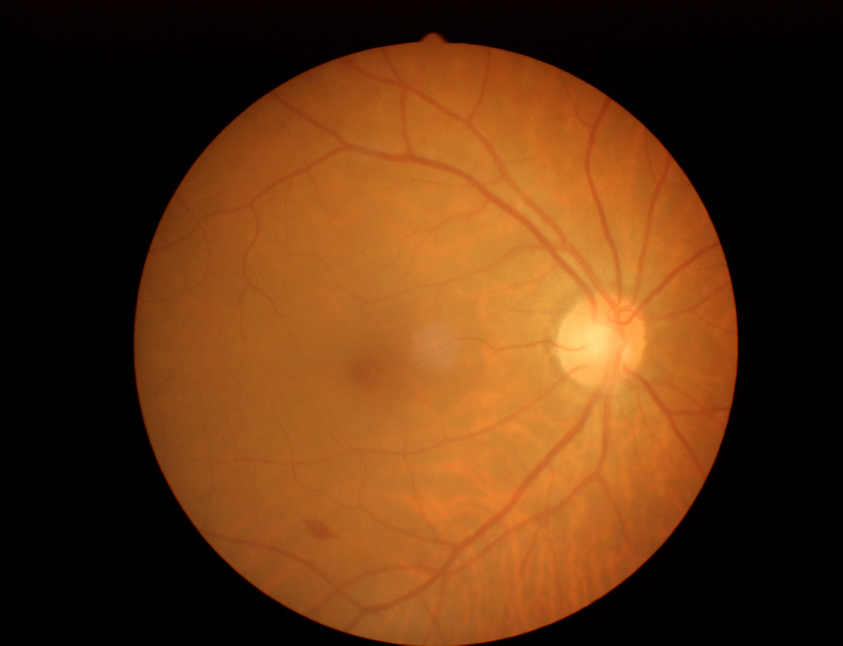
#> input picture RAW_FUNDUS_INPUT/267_001.jpg, 2528 x 1936 px (shown at 1/3 size); its folder holds only this picture in this run
$ jupyter execute 'Blood extraction2v.ipynb'
#> lines starting #> are read from the running program, lines starting #| are printed output that depends on the picture; after the words box and inside, x2 and y2 are one past the last pixel; in counts of white or black regions, pixels touching at a corner belong together
#> further down, c is the input picture: shape (1936, 2528, 3); mean B, G, R 18.9, 53, 96.4
[cell 1]
import cv2
import numpy as np
import os
import csv
import matplotlib.pyplot as plt

def extract_bv(img):
    b,g,r = cv2.split(img)
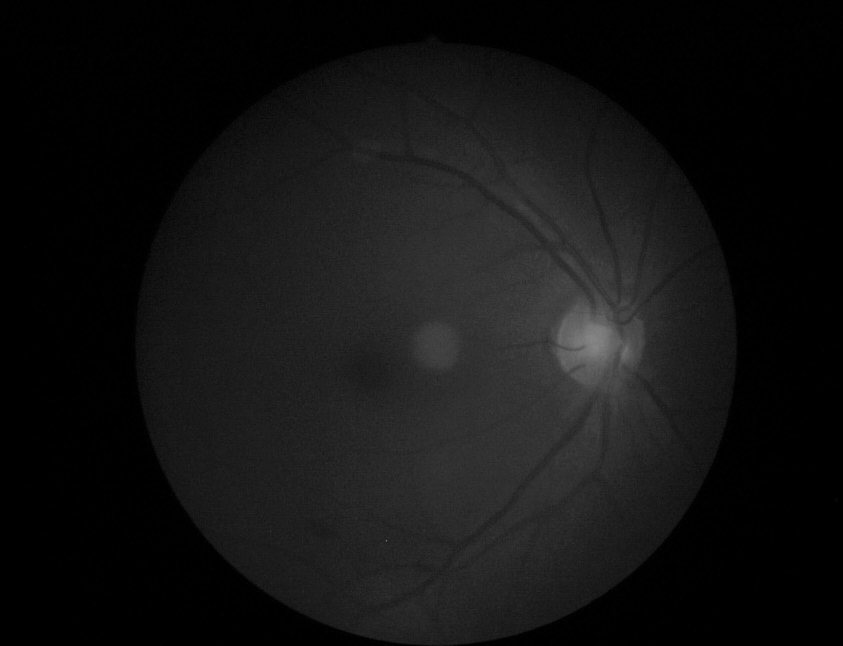
#> b: shape (1936, 2528) (shown at 1/3 size); min 0, max 177, mean 18.9
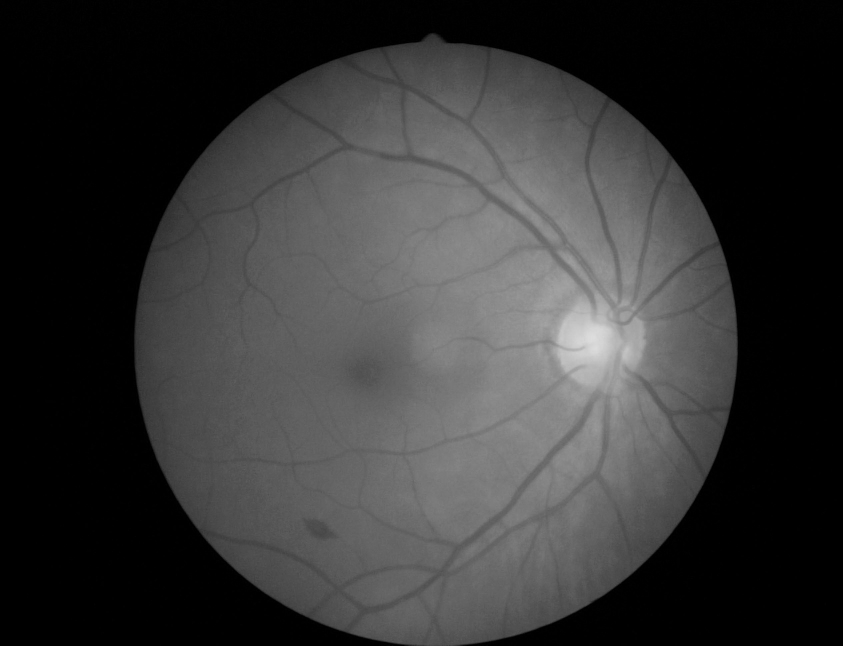
#> g: shape (1936, 2528) (shown at 1/3 size); min 0, max 223, mean 53
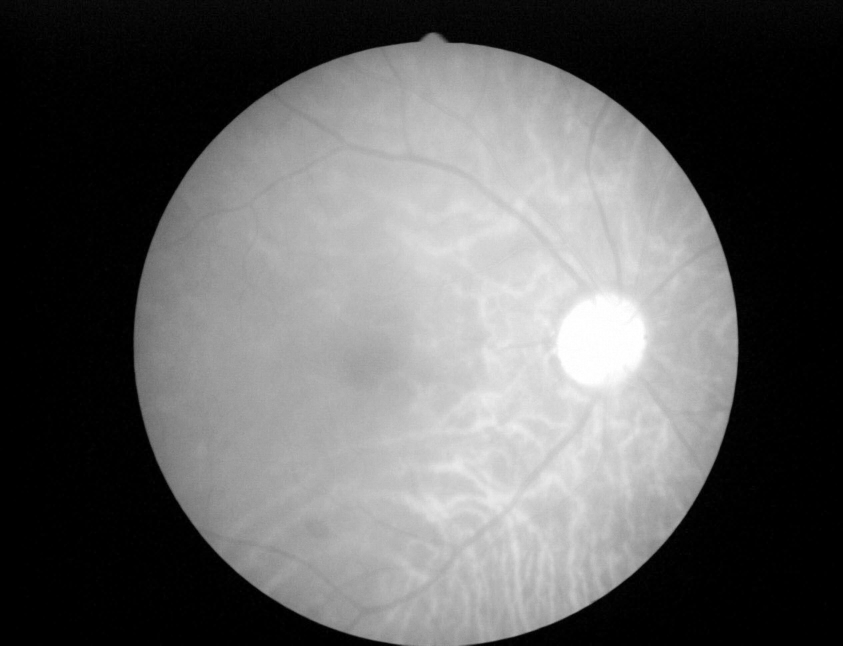
#> r: shape (1936, 2528) (shown at 1/3 size); min 0, max 255, mean 96.4
    clahe = cv2.createCLAHE(clipLimit=2.0, tileGridSize=(8,8))
    contrast_enhanced_green_fundus = clahe.apply(g)
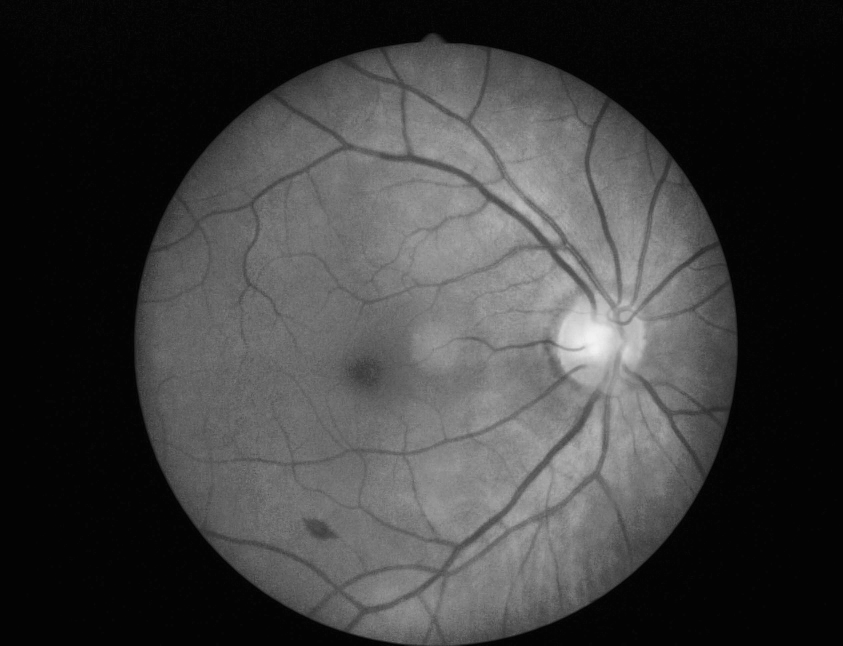
#> contrast_enhanced_green_fundus: shape (1936, 2528) (shown at 1/3 size); min 2, max 243, mean 60.9

 # applying alternate sequential filtering (3 times closing opening)
    r1 = cv2.morphologyEx(contrast_enhanced_green_fundus, cv2.MORPH_OPEN, cv2.getStructuringElement(cv2.MORPH_ELLIPSE,(5,5)), iterations = 1)
    R1 = cv2.morphologyEx(r1, cv2.MORPH_CLOSE, cv2.getStructuringElement(cv2.MORPH_ELLIPSE,(5,5)), iterations = 1)
    r2 = cv2.morphologyEx(R1, cv2.MORPH_OPEN, cv2.getStructuringElement(cv2.MORPH_ELLIPSE,(11,11)), iterations = 1)
    R2 = cv2.morphologyEx(r2, cv2.MORPH_CLOSE, cv2.getStructuringElement(cv2.MORPH_ELLIPSE,(11,11)), iterations = 1)
    r3 = cv2.morphologyEx(R2, cv2.MORPH_OPEN, cv2.getStructuringElement(cv2.MORPH_ELLIPSE,(23,23)), iterations = 1)
    R3 = cv2.morphologyEx(r3, cv2.MORPH_CLOSE, cv2.getStructuringElement(cv2.MORPH_ELLIPSE,(23,23)), iterations = 1)
    f4 = cv2.subtract(R3,contrast_enhanced_green_fundus)
    f5 = clahe.apply(f4)

    kernel = np.ones((3,3),np.uint8)
    dilation = cv2.dilate(f5,kernel,iterations = 1)
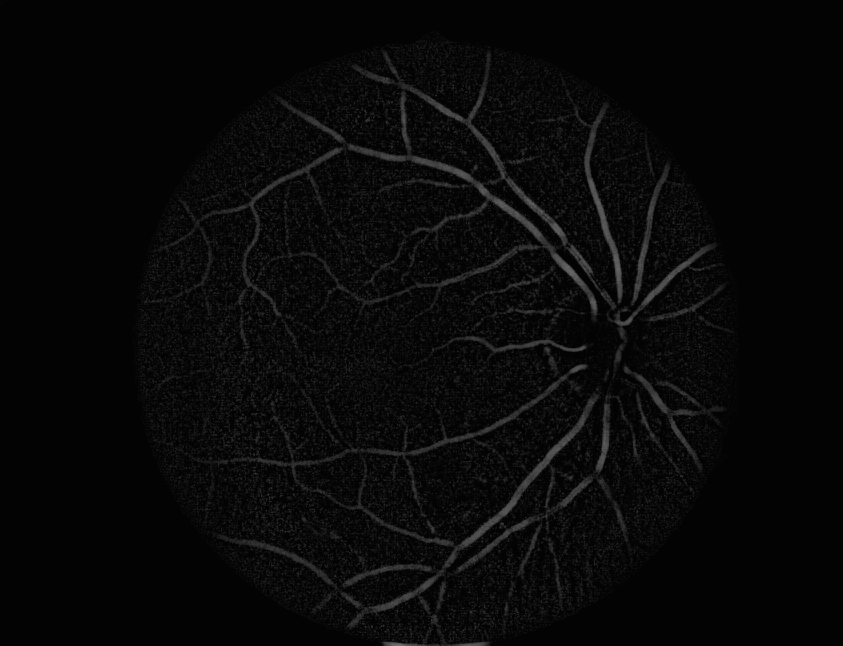
#> dilation: shape (1936, 2528) (shown at 1/3 size); min 3, max 116, mean 8.4
    blur = cv2.GaussianBlur(dilation,(3,3),0)
    kernels = np.ones((5,5),np.uint8)
    opening = cv2.morphologyEx(blur, cv2.MORPH_OPEN, kernel)
    blur1 = cv2.GaussianBlur(opening,(5,5),0)
    full = cv2.morphologyEx(blur1, cv2.MORPH_OPEN, kernel)
    erosion_img = cv2.erode(full,kernel,iterations = 1)
    dilation_img = cv2.dilate(erosion_img,kernel,iterations = 1)
    erosion_img1 = cv2.erode(dilation_img,kernels,iterations = 1)
    closing = cv2.morphologyEx(erosion_img1, cv2.MORPH_CLOSE, kernel)
    ret,thresh2 = cv2.threshold(closing,25,255,cv2.THRESH_BINARY_INV)
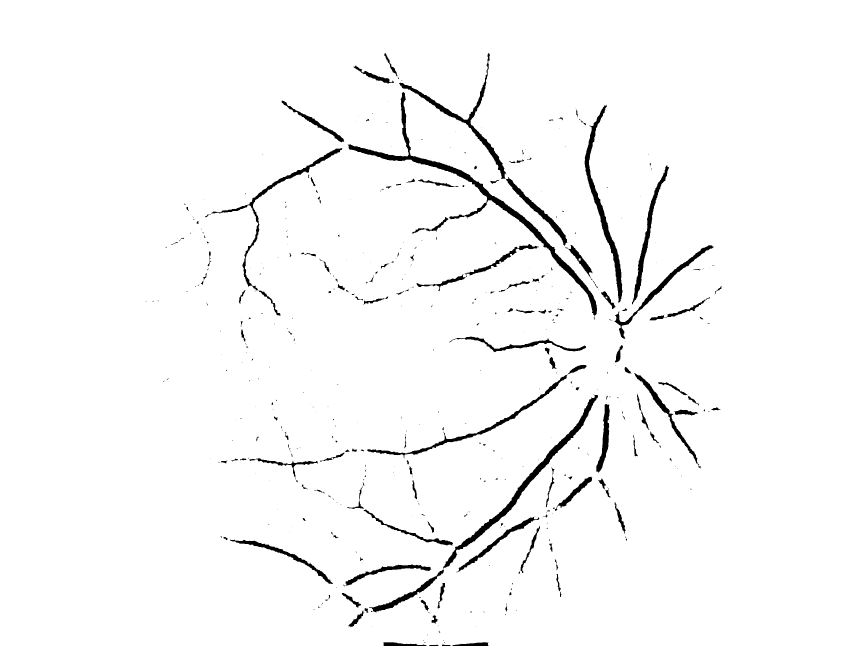
#> thresh2: shape (1936, 2528) (shown at 1/3 size); 97.3% white; 460 black regions (288 under 20 px), largest, box (x1, y1, x2, y2) and area: (1043, 276, 1791, 960) 17930, (1107, 1183, 1794, 1838) 14637, (1754, 314, 1868, 908) 8727
    final =255-thresh2
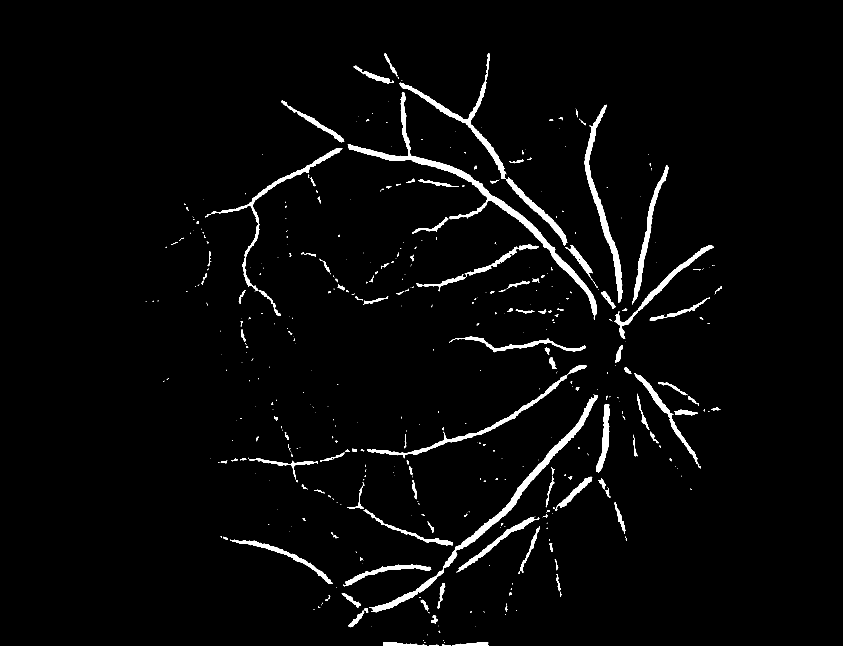
#> final: shape (1936, 2528) (shown at 1/3 size); 2.7% white; 460 white regions (288 under 20 px), largest, box (x1, y1, x2, y2) and area: (1043, 276, 1791, 960) 17930, (1107, 1183, 1794, 1838) 14637, (1754, 314, 1868, 908) 8727
    g=closing
    maxg = np.max(g)
#> maxg = 107
    t = maxg/2
#> t = 53.5
    epst = 0.01
    while 1:
        ml = g[g<=t].mean()
        mh = g[g>t].mean()
        t_new = (ml+mh)/2
        if abs(t-t_new)<epst:
            break
        t=t_new
        #print(t)
        thresh=int(t)
#> this loop made 6 passes
#> (ml, mh, t_new, t, thresh) on passes 1 to 5: (4.97, 66.16, 35.56, 35.56, 35), (4.53, 52.48, 28.5, 28.5, 28), (4.36, 47.41, 25.89, 25.89, 25), (4.29, 45.1, 24.7, 24.7, 24), (4.27, 44.28, 24.27, 24.27, 24)
#> (ml, mh, t_new) on pass 6: (4.27, 44.28, 24.27)
    ret,hee=cv2.threshold(g,thresh,255,cv2.THRESH_BINARY)
#> hee: shape (1936, 2528); 2.9% white; 518 white regions (344 under 20 px), largest, box (x1, y1, x2, y2) and area: (1043, 276, 1791, 961) 19048, (1107, 1182, 1795, 1838) 14909, (1754, 313, 1868, 908) 8872
#> ret = 24
    kernel1 = np.ones((5,5),np.uint8)
    kernel2 = np.ones((5,5),np.uint8)
    opening = cv2.morphologyEx(hee, cv2.MORPH_OPEN, kernel2)
#> opening: shape (1936, 2528); 2.6% white; 181 white regions, largest, box (x1, y1, x2, y2) and area: (1046, 434, 1791, 946) 15178, (1332, 1185, 1794, 1703) 11357, (1754, 315, 1867, 905) 8815
    hee = cv2.morphologyEx(opening, cv2.MORPH_CLOSE, kernel1)
    return hee
def ShowResizedIm(img,windowname,scale):
    """
    opencv imshow resized image on a new window
    Parameters:
        -img: image
        -window: window name
        -scale: size of the display image will be divided by this value(ex. scale=2 will make image 2 time smaller)
    """
    cv2.namedWindow(windowname, cv2.WINDOW_NORMAL)        # Create window with freedom of dimensions
    height, width = img.shape[:2]   #get image dimension
    cv2.resizeWindow(windowname,int(width/scale) ,int(height/scale))                    # Resize image
    cv2.imshow(windowname, img)                            # Show image

[cell 2]
import glob
#=========USER START================
#folder path
path = 'RAW_FUNDUS_INPUT/*.jpg'
save_path = 'bv namkao v2/'
#=========USER END================

[cell 3]
image_list = []
for filename in glob.glob(path):
    image_list.append(filename)
for i in image_list:
    c = cv2.imread(i)
    #=========PUT YOUR CODE HERE==========

    #=====================================
    x = extract_bv(c)
    #x = cv2.bitwise_not(x)
    kernel = np.ones((5,5),np.uint8)
    #x = cv2.erode(x,kernel,iterations = 1)
    x = cv2.dilate(x,kernel,iterations = 1)
#> x: shape (1936, 2528); 3.9% white; 148 white regions, largest, box (x1, y1, x2, y2) and area: (1044, 276, 1793, 948) 23088, (1330, 1183, 1796, 1705) 15297, (1752, 313, 1869, 907) 11863
    x = cv2.erode(x,kernel,iterations = 1)
    kernel1 = np.ones((3,3),np.uint8)
    kernel2 = np.ones((11,11),np.uint8)
    #x = cv2.morphologyEx(x, cv2.MORPH_OPEN, kernel2)
    x = cv2.dilate(x,kernel,iterations = 1)
    x = cv2.erode(x,kernel,iterations = 3)
#> x: shape (1936, 2528); 0.47% white; 207 white regions (128 under 20 px), largest, box (x1, y1, x2, y2) and area: (1388, 1198, 1782, 1637) 3501, (1758, 381, 1863, 891) 2848, (1050, 439, 1416, 542) 2178
    x = cv2.morphologyEx(x, cv2.MORPH_CLOSE, kernel2)
    x = cv2.dilate(x,kernel,iterations = 1)
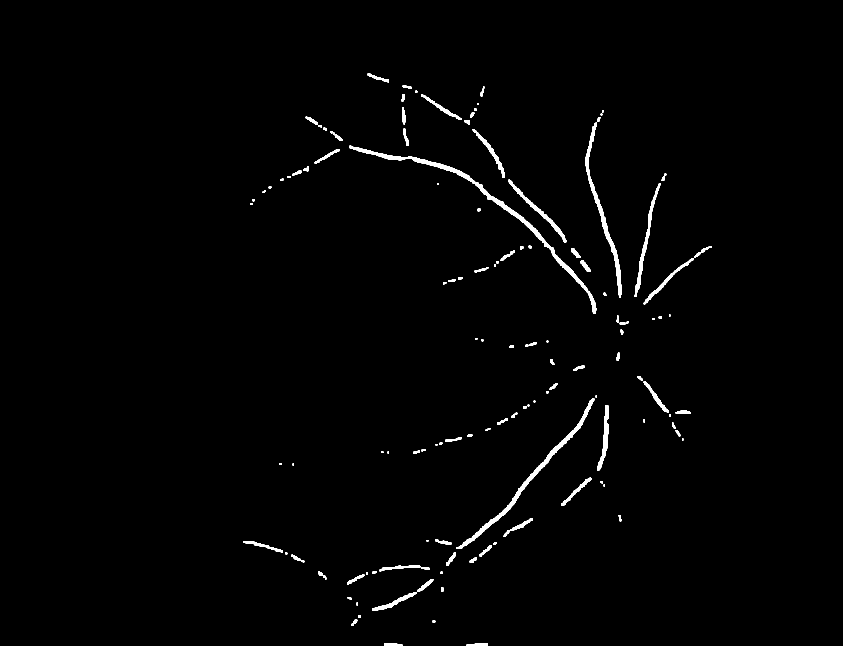
#> x: shape (1936, 2528) (shown at 1/3 size); 1.1% white; 136 white regions, largest, box (x1, y1, x2, y2) and area: (1048, 437, 1789, 942) 10086, (1368, 1196, 1784, 1647) 6974, (1756, 368, 1865, 893) 5491

    # [4 lines of commented-out code are left out]
    cv2.imwrite(save_path+ i.replace(path.replace("/*.jpg","")+"\\",""),x)

$ run again, on RAW_FUNDUS_INPUT/272_074.jpg
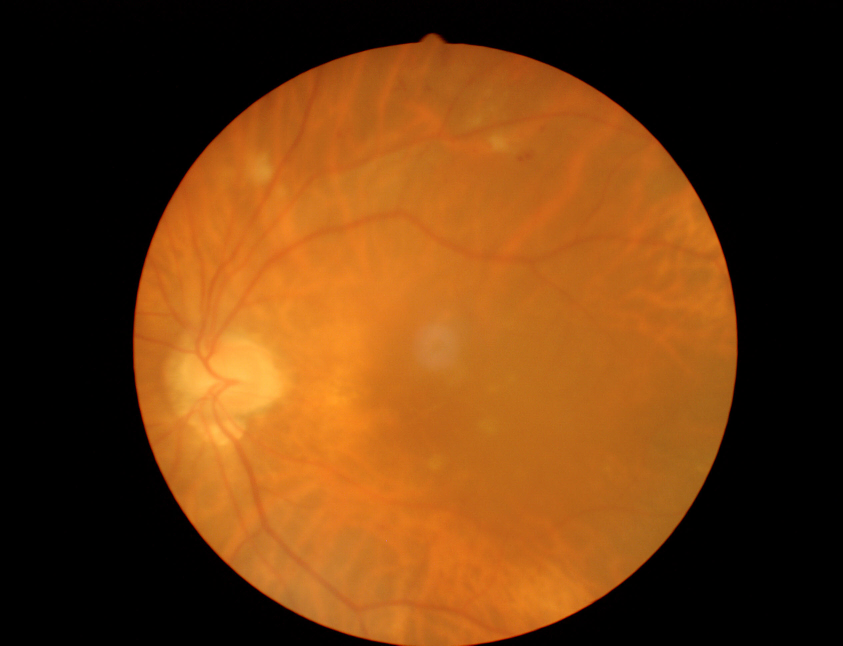
#> input picture RAW_FUNDUS_INPUT/272_074.jpg, 2528 x 1936 px (shown at 1/3 size)
#> c is the input picture: shape (1936, 2528, 3); mean B, G, R 16.4, 58.3, 106.3
#> in extract_bv, `ret,thresh2 = cv2.threshold(closing,25,255,cv2.THRESH_BINARY_INV)`:
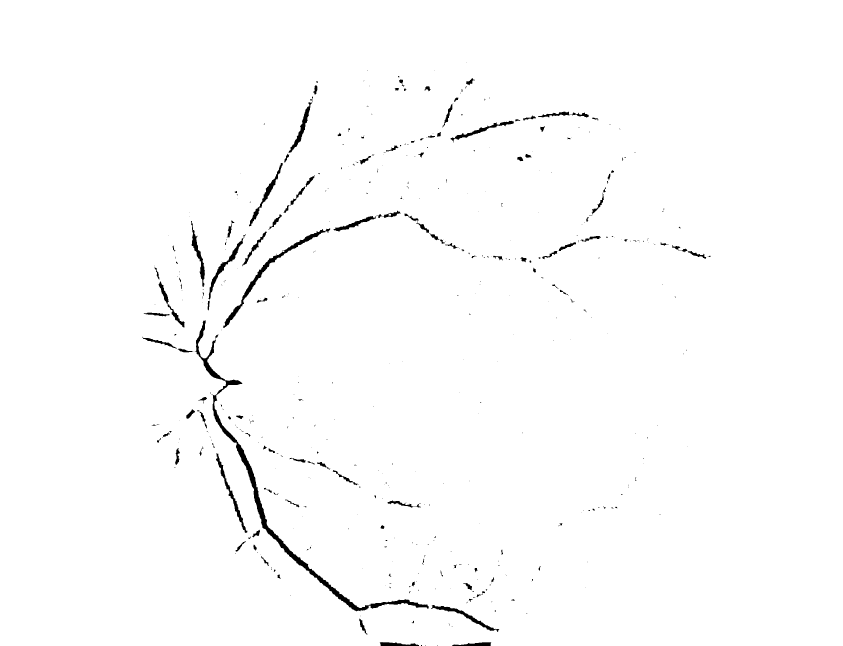
#> thresh2: shape (1936, 2528) (shown at 1/3 size); 98.8% white; 440 black regions (302 under 20 px), largest, box (x1, y1, x2, y2) and area: (584, 961, 1286, 1834) 16483, (670, 685, 991, 984) 4895, (648, 1360, 742, 1599) 2169
#> maxg = 116
#> in extract_bv, `t = maxg/2`: t = 58
#> the loop in extract_bv, `while 1:` made 7 passes
#> (ml, mh, t_new, t, thresh) on passes 1 to 6: (4.71, 69.55, 37.13, 37.13, 37), (4.52, 47.18, 25.85, 25.85, 25), (4.33, 37.44, 20.88, 20.88, 20), (4.23, 32.95, 18.59, 18.59, 18), (4.18, 30.91, 17.54, 17.54, 17), (4.15, 29.86, 17.01, 17.01, 17)
#> ret = 17
#> `x = cv2.dilate(x,kernel,iterations = 1)`:
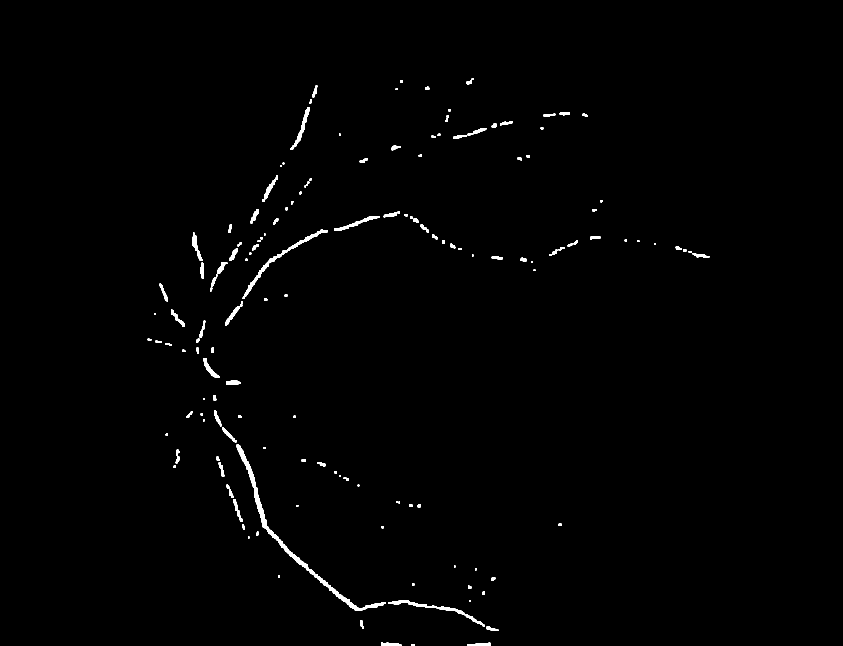
#> x: shape (1936, 2528) (shown at 1/3 size); 0.75% white; 153 white regions, largest, box (x1, y1, x2, y2) and area: (710, 1333, 1158, 1831) 7782, (728, 695, 961, 897) 2706, (1165, 1800, 1455, 1880) 2302
